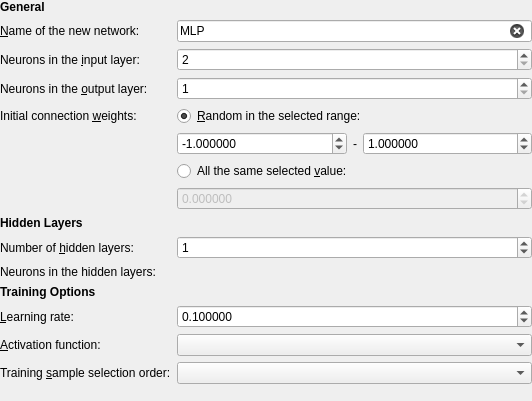
<?xml version="1.0" encoding="UTF-8"?>
<ui version="4.0">
 <class>MLPCreateNetworkWidget</class>
 <widget class="QWidget" name="MLPCreateNetworkWidget">
  <property name="geometry">
   <rect>
    <x>0</x>
    <y>0</y>
    <width>532</width>
    <height>401</height>
   </rect>
  </property>
  <property name="windowTitle">
   <string>Form</string>
  </property>
  <layout class="QFormLayout" name="formLayout">
   <property name="leftMargin">
    <number>0</number>
   </property>
   <property name="topMargin">
    <number>0</number>
   </property>
   <property name="rightMargin">
    <number>0</number>
   </property>
   <property name="bottomMargin">
    <number>0</number>
   </property>
   <item row="0" column="0">
    <widget class="QLabel" name="labelHeadingGeneral">
     <property name="font">
      <font>
       <weight>75</weight>
       <bold>true</bold>
      </font>
     </property>
     <property name="text">
      <string>General</string>
     </property>
    </widget>
   </item>
   <item row="1" column="0">
    <widget class="QLabel" name="labelNetworkName">
     <property name="text">
      <string>&amp;Name of the new network:</string>
     </property>
     <property name="buddy">
      <cstring>editNetworkName</cstring>
     </property>
    </widget>
   </item>
   <item row="1" column="1">
    <widget class="QLineEdit" name="editNetworkName">
     <property name="text">
      <string>MLP</string>
     </property>
     <property name="maxLength">
      <number>50</number>
     </property>
     <property name="placeholderText">
      <string>Enter network name</string>
     </property>
     <property name="clearButtonEnabled">
      <bool>true</bool>
     </property>
    </widget>
   </item>
   <item row="2" column="0">
    <widget class="QLabel" name="labelInputNeuronCount">
     <property name="text">
      <string>Neurons in the &amp;input layer:</string>
     </property>
     <property name="buddy">
      <cstring>editInputNeuronCount</cstring>
     </property>
    </widget>
   </item>
   <item row="2" column="1">
    <widget class="QSpinBox" name="editInputNeuronCount">
     <property name="minimum">
      <number>2</number>
     </property>
     <property name="maximum">
      <number>10</number>
     </property>
     <property name="value">
      <number>2</number>
     </property>
    </widget>
   </item>
   <item row="3" column="0">
    <widget class="QLabel" name="labelOutputNeuronCount">
     <property name="text">
      <string>Neurons in the &amp;output layer:</string>
     </property>
     <property name="buddy">
      <cstring>editOutputNeuronCount</cstring>
     </property>
    </widget>
   </item>
   <item row="3" column="1">
    <widget class="QSpinBox" name="editOutputNeuronCount">
     <property name="minimum">
      <number>1</number>
     </property>
     <property name="maximum">
      <number>10</number>
     </property>
     <property name="value">
      <number>1</number>
     </property>
    </widget>
   </item>
   <item row="4" column="0">
    <widget class="QLabel" name="labelInitialWeights">
     <property name="text">
      <string>Initial connection &amp;weights:</string>
     </property>
     <property name="buddy">
      <cstring>radioWeightsRandom</cstring>
     </property>
    </widget>
   </item>
   <item row="4" column="1">
    <widget class="QRadioButton" name="radioWeightsRandom">
     <property name="text">
      <string>&amp;Random in the selected range:</string>
     </property>
     <property name="checked">
      <bool>true</bool>
     </property>
    </widget>
   </item>
   <item row="5" column="1">
    <layout class="QHBoxLayout" name="horizontalLayout">
     <item>
      <widget class="QDoubleSpinBox" name="editWeightsRandomMin">
       <property name="decimals">
        <number>6</number>
       </property>
       <property name="minimum">
        <double>-1000000.000000000000000</double>
       </property>
       <property name="maximum">
        <double>1000000.000000000000000</double>
       </property>
       <property name="value">
        <double>-1.000000000000000</double>
       </property>
      </widget>
     </item>
     <item>
      <widget class="QLabel" name="label">
       <property name="sizePolicy">
        <sizepolicy hsizetype="Fixed" vsizetype="Preferred">
         <horstretch>0</horstretch>
         <verstretch>0</verstretch>
        </sizepolicy>
       </property>
       <property name="text">
        <string>-</string>
       </property>
       <property name="alignment">
        <set>Qt::AlignCenter</set>
       </property>
      </widget>
     </item>
     <item>
      <widget class="QDoubleSpinBox" name="editWeightsRandomMax">
       <property name="decimals">
        <number>6</number>
       </property>
       <property name="minimum">
        <double>-1000000.000000000000000</double>
       </property>
       <property name="maximum">
        <double>1000000.000000000000000</double>
       </property>
       <property name="value">
        <double>1.000000000000000</double>
       </property>
      </widget>
     </item>
    </layout>
   </item>
   <item row="6" column="1">
    <widget class="QRadioButton" name="radioWeightsValue">
     <property name="text">
      <string>All the same selected &amp;value:</string>
     </property>
    </widget>
   </item>
   <item row="7" column="1">
    <widget class="QDoubleSpinBox" name="editWeightsValue">
     <property name="enabled">
      <bool>false</bool>
     </property>
     <property name="decimals">
      <number>6</number>
     </property>
     <property name="minimum">
      <double>-1000000.000000000000000</double>
     </property>
     <property name="maximum">
      <double>1000000.000000000000000</double>
     </property>
    </widget>
   </item>
   <item row="8" column="0">
    <widget class="QLabel" name="labelHeadingHiddenLayers">
     <property name="font">
      <font>
       <weight>75</weight>
       <bold>true</bold>
      </font>
     </property>
     <property name="text">
      <string>Hidden Layers</string>
     </property>
    </widget>
   </item>
   <item row="9" column="0">
    <widget class="QLabel" name="labelHiddenLayers">
     <property name="text">
      <string>Number of &amp;hidden layers:</string>
     </property>
     <property name="buddy">
      <cstring>editHiddenLayerCount</cstring>
     </property>
    </widget>
   </item>
   <item row="9" column="1">
    <widget class="QSpinBox" name="editHiddenLayerCount">
     <property name="minimum">
      <number>0</number>
     </property>
     <property name="maximum">
      <number>5</number>
     </property>
     <property name="value">
      <number>1</number>
     </property>
    </widget>
   </item>
   <item row="11" column="0">
    <widget class="QLabel" name="labelHeadingTrainingOptions">
     <property name="font">
      <font>
       <weight>75</weight>
       <bold>true</bold>
      </font>
     </property>
     <property name="text">
      <string>Training Options</string>
     </property>
    </widget>
   </item>
   <item row="12" column="0">
    <widget class="QLabel" name="labelLearningRate">
     <property name="text">
      <string>&amp;Learning rate:</string>
     </property>
     <property name="buddy">
      <cstring>editLearningRate</cstring>
     </property>
    </widget>
   </item>
   <item row="12" column="1">
    <widget class="QDoubleSpinBox" name="editLearningRate">
     <property name="decimals">
      <number>6</number>
     </property>
     <property name="minimum">
      <double>0.000001000000000</double>
     </property>
     <property name="maximum">
      <double>1.000000000000000</double>
     </property>
     <property name="singleStep">
      <double>0.100000000000000</double>
     </property>
     <property name="value">
      <double>0.100000000000000</double>
     </property>
    </widget>
   </item>
   <item row="13" column="0">
    <widget class="QLabel" name="labelActivationFunction">
     <property name="text">
      <string>&amp;Activation function:</string>
     </property>
     <property name="buddy">
      <cstring>comboBoxActivationFunction</cstring>
     </property>
    </widget>
   </item>
   <item row="13" column="1">
    <widget class="QComboBox" name="comboBoxActivationFunction"/>
   </item>
   <item row="14" column="0">
    <widget class="QLabel" name="labelTrainingSampleSelection">
     <property name="text">
      <string>Training &amp;sample selection order:</string>
     </property>
     <property name="buddy">
      <cstring>comboBoxSampleSelectionOrder</cstring>
     </property>
    </widget>
   </item>
   <item row="14" column="1">
    <widget class="QComboBox" name="comboBoxSampleSelectionOrder"/>
   </item>
   <item row="10" column="0">
    <widget class="QLabel" name="labelHiddenNeuronCount">
     <property name="text">
      <string>Neurons in the hidden layers:</string>
     </property>
    </widget>
   </item>
   <item row="10" column="1">
    <layout class="QHBoxLayout" name="hiddenNeuronLayout"/>
   </item>
  </layout>
 </widget>
 <tabstops>
  <tabstop>editNetworkName</tabstop>
  <tabstop>editInputNeuronCount</tabstop>
  <tabstop>editOutputNeuronCount</tabstop>
  <tabstop>radioWeightsRandom</tabstop>
  <tabstop>editWeightsRandomMin</tabstop>
  <tabstop>editWeightsRandomMax</tabstop>
  <tabstop>radioWeightsValue</tabstop>
  <tabstop>editWeightsValue</tabstop>
  <tabstop>editHiddenLayerCount</tabstop>
  <tabstop>editLearningRate</tabstop>
  <tabstop>comboBoxActivationFunction</tabstop>
  <tabstop>comboBoxSampleSelectionOrder</tabstop>
 </tabstops>
 <resources/>
 <connections/>
</ui>
